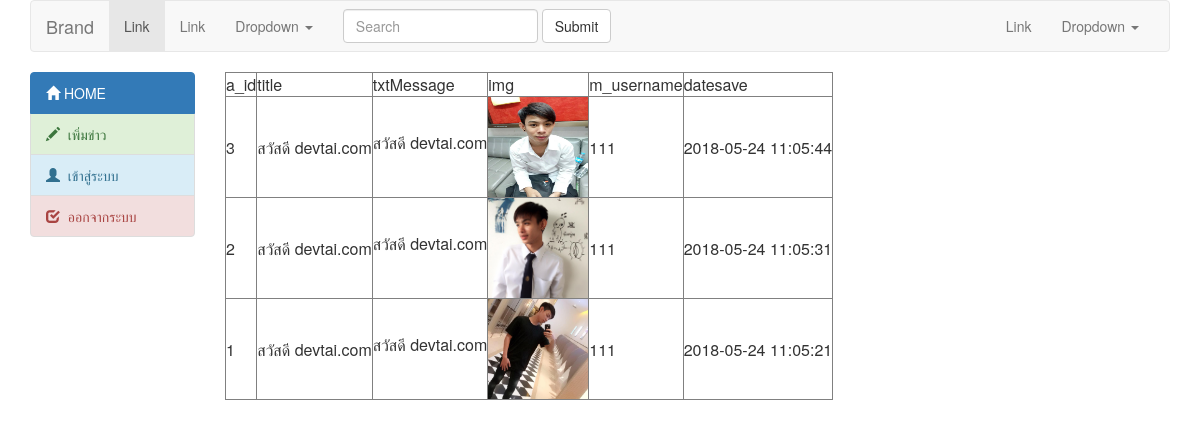
The page /backend/list.php (signed in) on the database its author committed.
### tables this page shows
CREATE TABLE `articles` (
  `a_id` int(11) NOT NULL,
  `title` varchar(200) NOT NULL,
  `txtMessage` text NOT NULL,
  `img` varchar(200) NOT NULL,
  `m_username` varchar(100) NOT NULL,
  `datesave` timestamp NOT NULL DEFAULT CURRENT_TIMESTAMP
);

### backend/list.php (the view, shortened to what this page needs)
<div class="container">
      <div class="row">
        <div class="col-md-12">
          <?php include('banner.php');?>
        </div>
      </div>
</div>
<?php require_once('Connections/condb.php'); ?>
<?php
if (!function_exists("GetSQLValueString")) {
function GetSQLValueString($theValue, $theType, $theDefinedValue = "", $theNotDefinedValue = "")
{
  $theValue = function_exists("mysql_real_escape_string") ? mysql_real_escape_string($theValue) : mysql_escape_string($theValue);
  switch ($theType) {
    case "text":
      $theValue = ($theValue != "") ? "'" . $theValue . "'" : "NULL";
      break;
  }
  return $theValue;
}
}
$colname_showmember = "-1";
if (isset($_SESSION['MM_Username'])) {
  $colname_showmember = $_SESSION['MM_Username'];
}
$query_showmember = sprintf("SELECT * FROM articles WHERE m_username = %s ORDER BY a_id DESC", GetSQLValueString($colname_showmember, "text"));
$showmember = mysql_query($query_showmember, $condb) or die(mysql_error());
$row_showmember = mysql_fetch_assoc($showmember);
?>
<link rel="stylesheet" href="https://maxcdn.bootstrapcdn.com/bootstrap/3.3.7/css/bootstrap.min.css">
<!DOCTYPE html PUBLIC "-//W3C//DTD XHTML 1.0 Transitional//EN" "http://www.w3.org/TR/xhtml1/DTD/xhtml1-transitional.dtd">
<html xmlns="http://www.w3.org/1999/xhtml">
<head>
</head>
<body>
<div class="container">
      <div class="row">
        <div class="col-md-2">
          <?php include('menu.php');?>
        </div>
        <div class="col-md-10">
<table border="1">
  <tr>
    <td>a_id</td>
    <td>title</td>
    <td>txtMessage</td>
    <td>img</td>
    <td>m_username</td>
    <td>datesave</td>
  </tr>
  <?php do { ?>
    <tr>
      <td><?php echo $row_showmember['a_id']; ?></td>
      <td><?php echo $row_showmember['title']; ?></td>
      <td><?php echo $row_showmember['txtMessage']; ?></td>
      <td><img src="img/<?php echo $row_showmember['img']; ?>" width="100" height="100" /></td>
      <td><?php echo $row_showmember['m_username']; ?></td>
      <td><?php echo $row_showmember['datesave']; ?></td>
    </tr>
    <?php } while ($row_showmember = mysql_fetch_assoc($showmember)); ?>
</table>
</div>
</div>
</div>
</body>
</html><?php

### backend/banner.php (shortened to what this page needs)
<nav class="navbar navbar-default">
  <div class="container-fluid">
    <div class="navbar-header">
      <a class="navbar-brand" href="#">Brand</a>
    </div>
    <div class="collapse navbar-collapse" id="bs-example-navbar-collapse-1">
      <ul class="nav navbar-nav">
        <li class="active"><a href="#">Link <span class="sr-only">(current)</span></a></li>
        <li><a href="#">Link</a></li>
        <li class="dropdown">
          <a href="#" class="dropdown-toggle" data-toggle="dropdown" role="button" aria-haspopup="true" aria-expanded="false">Dropdown <span class="caret"></span></a>
        </li>
      </ul>
      <form class="navbar-form navbar-left">
        <div class="form-group">
          <input type="text" class="form-control" placeholder="Search">
        </div>
        <button type="submit" class="btn btn-default">Submit</button>
      </form>
      <ul class="nav navbar-nav navbar-right">
        <li><a href="#">Link</a></li>
        <li class="dropdown">
          <a href="#" class="dropdown-toggle" data-toggle="dropdown" role="button" aria-haspopup="true" aria-expanded="false">Dropdown <span class="caret"></span></a>
        </li>
      </ul>
    </div>
  </div>
</nav>

### backend/menu.php
<div class="list-group">
  <a href="#" class="list-group-item active">
   <span class="
glyphicon glyphicon-home"></span> HOME
  </a>
  <a href="form.php" class="list-group-item list-group-item-success"><span class="
glyphicon glyphicon-pencil"></span> &nbspเพิ่มข่าว</a>
  <a href="login.php" class="list-group-item list-group-item-info">
<span class="glyphicon glyphicon-user"></span> &nbspเข้าสู่ระบบ</a>
    <a href="login.php" class="list-group-item list-group-item-danger"><span class="
glyphicon glyphicon-check"></span> &nbspออกจากระบบ</a>
</div>

### rows shown on the page
articles: a_id "3", title "สวัสดี devtai.com", txtMessage "สวัสดี devtai.com", img (picture), m_username "111", datesave "2018-05-24 11:05:44"
articles: a_id "2", title "สวัสดี devtai.com", txtMessage "สวัสดี devtai.com", img (picture), m_username "111", datesave "2018-05-24 11:05:31"
articles: a_id "1", title "สวัสดี devtai.com", txtMessage "สวัสดี devtai.com", img (picture), m_username "111", datesave "2018-05-24 11:05:21"
